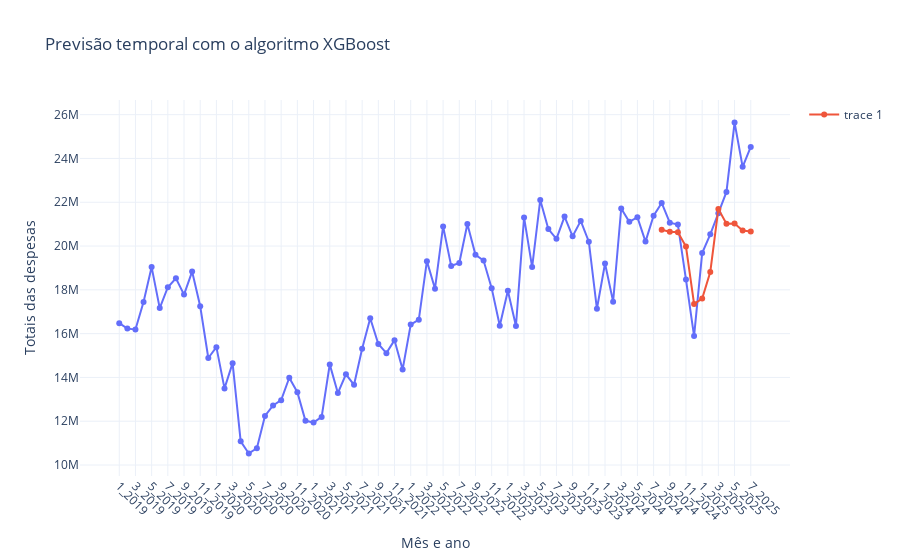

This figure's notebook cell:
### Code cell
fig = grafico_base('Previsão temporal com o algoritmo XGBoost')

fig.add_trace(
    go.Scatter(
        x = test.mes,
        y = pred_xgb
    )
)

fig.update_traces(mode='lines+markers', line=dict(width=2))
fig.update_xaxes(tickangle=45)
fig.update_layout(
    template='plotly_white',
    hovermode='x unified'
    )

fig.show()
